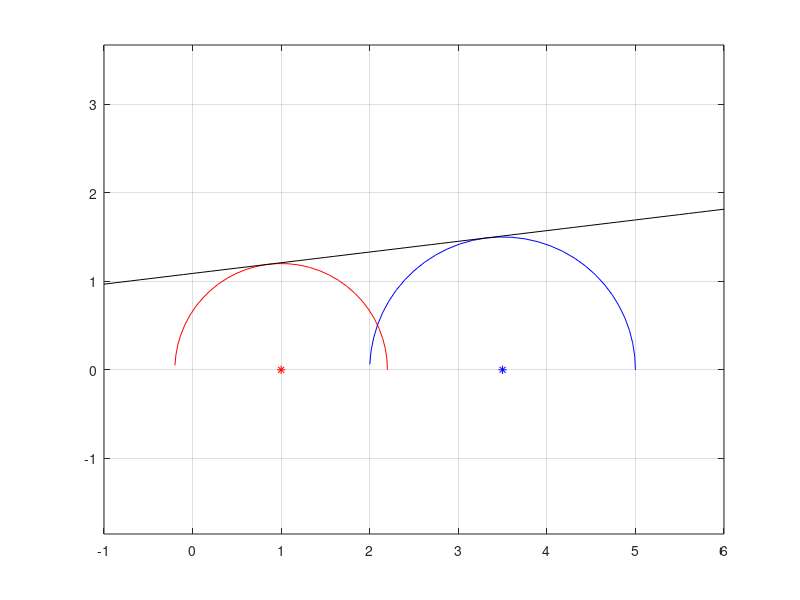

Write MATLAB code to recreate this figure.
clear all

o1=1;
o2=3.5;
r1=1.2;
r2=1.5;

plot(o1,0,'r*');
hold on
plot(o2,0,'b*');
hold on

xita=0:0.1:pi;
x1=o1+r1*cos(xita);
y1=r1*sin(xita);
plot(x1,y1,'r-');
hold on
x2=o2+r2*cos(xita);
y2=r2*sin(xita);
plot(x2,y2,'b-');
hold on

a=atan((r2-r1)/(o2-o1));

xp=o1-r1*sin(a);
yp=r1*cos(a);
xq=o2-r2*sin(a);
yq=r2*cos(a);

xn=[xp,xq];
yn=[yp,yq];

p=polyfit(xn,yn,1);
x=-1:0.1:6;
y=polyval(p,x);
plot(x,y,'k-');

axis equal;
grid on;
